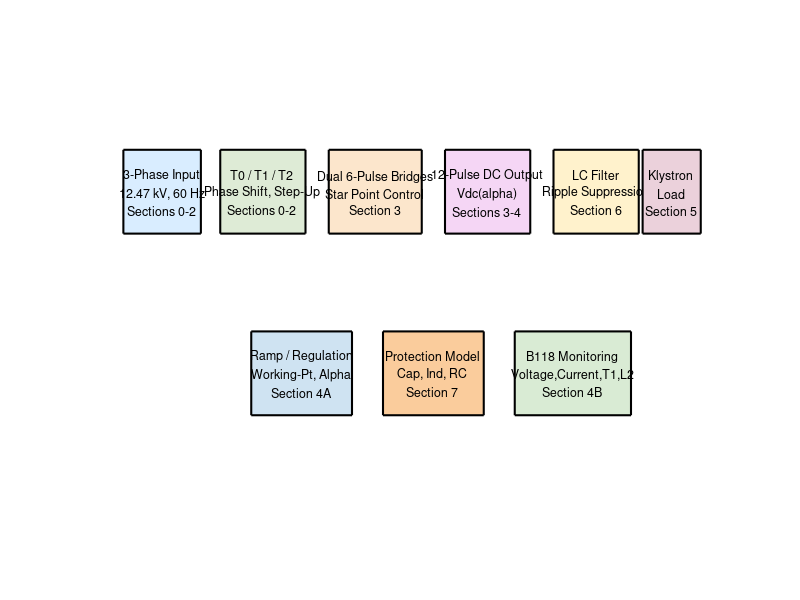

This chart was generated by the following MATLAB code: (Note: this script raises an error after producing the figure.)
%% SPEAR3 HVPS Analytical Design Math Technical Notebook
%
% This notebook is a standalone technical note for the SPEAR3 legacy
% high-voltage power supply. It converts the analytical design math from
% the HVPS design report into executable calculations, engineering tables,
% and plots that show how the system behaves from the three-phase AC input
% through rectification, filtering, protection, and klystron loading.
%
% Notebook objectives:
%  - Recreate the 3-phase to 12-pulse rectifier waveform construction
%  - Verify the documented DC output and firing-angle relationships
%  - Quantify ripple, filtering, beam current, protection energy, power quality
%  - Add an engineering ramp-up model from 0 kV to the 77 kV operating point
%  - Generate representative versions of the four B118 monitoring channels
%
% Converted from hvps_analytic_design_math_notebook.ipynb (Python/Jupyter)
% to MATLAB Live Script format (.m with %% section breaks).
% Open this file in MATLAB Live Editor and save as .mlx to get the
% fully formatted Live Script.

%% System Overview and Governing Equations
%
% The legacy SPEAR3 HVPS is a 12-pulse controlled rectifier system that
% converts 12.47 kV, 60 Hz three-phase utility power into a regulated
% negative cathode supply for the klystron.
%
% Three-phase to line-line conversion:
%   v_a = Vm*sin(wt), v_b = Vm*sin(wt-120), v_c = Vm*sin(wt+120)
%   v_ab = v_a - v_b = sqrt(2)*V_LL*cos(wt - 60)
%
% Average 12-pulse DC output:
%   Vdc = (6*sqrt(2)/pi) * V_LL * cos(alpha)  ~  2.70 * V_LL * cos(alpha)
%
% Klystron beam-current model:
%   I_beam = Pk * V_cathode^(3/2)
%
% Ripple and filter estimates:
%   dV_pp / V_max = 1 - cos(15 deg),  f_ripple = 12*f_line = 720 Hz
%
% Stored-energy expressions:
%   E_C = 0.5*C*V^2,   E_L = 0.5*L*I^2

%% System Block Diagram Mapped to Equation Sections
%
% This figure ties the physical HVPS subsystems to the analytical sections.
% Each block maps to a part of the power-conversion chain and the
% associated governing equations developed in later sections.

figure('Position', [100 100 1200 500]);
hold on; axis off;
xlim([0 16]); ylim([0 7]);

blocks = {
    0.5, 4.3, 2.0, 1.2, {'3-Phase Input','12.47 kV, 60 Hz','Sections 0-2'}, [0.85 0.93 1.0];
    3.0, 4.3, 2.2, 1.2, {'T0 / T1 / T2','Phase Shift, Step-Up','Sections 0-2'}, [0.87 0.92 0.84];
    5.8, 4.3, 2.4, 1.2, {'Dual 6-Pulse Bridges','Star Point Control','Section 3'}, [0.99 0.90 0.80];
    8.8, 4.3, 2.2, 1.2, {'12-Pulse DC Output','Vdc(alpha)','Sections 3-4'}, [0.96 0.84 0.96];
    11.6, 4.3, 2.2, 1.2, {'LC Filter','Ripple Suppression','Section 6'}, [1.0 0.95 0.80];
    13.9, 4.3, 1.5, 1.2, {'Klystron','Load','Section 5'}, [0.92 0.82 0.86];
    3.8, 1.7, 2.6, 1.2, {'Ramp / Regulation','Working-Pt, Alpha','Section 4A'}, [0.81 0.89 0.95];
    7.2, 1.7, 2.6, 1.2, {'Protection Model','Cap, Ind, RC','Section 7'}, [0.98 0.80 0.61];
    10.6, 1.7, 3.0, 1.2, {'B118 Monitoring','Voltage,Current,T1,L2','Section 4B'}, [0.85 0.92 0.83];
};
for k = 1:size(blocks,1)
    x0 = blocks{k,1}; y0 = blocks{k,2};
    w  = blocks{k,3};  h  = blocks{k,4};
    lbl = blocks{k,5}; clr = blocks{k,6};
    rectangle('Position',[x0 y0 w h],'FaceColor',clr,'EdgeColor','k','LineWidth',1.5);
    text(x0+w/2, y0+h/2, lbl, 'HorizontalAlignment','center','VerticalAlignment','middle','FontSize',9);
end
arrows = [2.5 4.9 3.0 4.9; 5.2 4.9 5.8 4.9; 8.2 4.9 8.8 4.9; 11.0 4.9 11.6 4.9; 13.8 4.9 13.9 4.9];
for k = 1:size(arrows,1)
    annotation('arrow','X',[arrows(k,1)/16 arrows(k,3)/16],'Y',[arrows(k,2)/7 arrows(k,4)/7]);
end
title('SPEAR3 HVPS Physical Subsystems and Notebook Equation Map','FontSize',14,'FontWeight','bold');


%% 1. System Constants and Helper Functions
%
% The report uses a 12.47 kV, 60 Hz input, a 33.3 kV secondary line-to-line
% voltage, a 90 kV maximum DC output, and a nominal operating point near
% 77 kV. This cell defines the shared constants and helper functions.

DEG = pi / 180.0;

% System constants (struct equivalent of Python dict)
sys.f_line_hz                       = 60.0;
sys.v_input_ll_rms                  = 12.47e3;
sys.v_t1_primary_ll_rms             = 12.5e3;
sys.v_secondary_ll_rms              = 33.3e3;
sys.vdc_max                         = 90.0e3;
sys.vdc_nominal                     = 77.0e3;
sys.idc_nominal                     = 22.0;
sys.vdc_measured                    = 72.08e3;
sys.idc_measured                    = 19.4;
sys.cap_filter_f                    = 8e-6;
sys.isolation_res_ohm               = 500.0;
sys.inductor_primary_h              = 0.3;
sys.inductor_primary_rated_a        = 85.0;
sys.cable_inductor_h                = 200e-6;
sys.power_factor_distortion_12pulse = 0.9886;

%% 2. Three-Phase Input and Six Line-to-Line Voltages
%
% The derivation starts with the three phase voltages and constructs the
% six line-to-line voltages that a 6-pulse bridge selects from. The plot
% shows one electrical cycle at the 33.3 kV secondary level.

theta = linspace(0, 2*pi, 4000);
theta_deg_vec = rad2deg(theta);
v_phase_rms  = sys.v_secondary_ll_rms / sqrt(3);
v_phase_peak = sqrt(2) * v_phase_rms;

va = v_phase_peak .* sin(theta);
vb = v_phase_peak .* sin(theta - 2*pi/3);
vc = v_phase_peak .* sin(theta + 2*pi/3);

v_cb = vc - vb;  v_ab = va - vb;  v_ac = va - vc;
v_bc = vb - vc;  v_ba = vb - va;  v_ca = vc - va;

figure('Position', [100 100 1000 700]);
subplot(2,1,1);
plot(theta_deg_vec, va/1e3, theta_deg_vec, vb/1e3, theta_deg_vec, vc/1e3, 'LineWidth', 1.5);
title('Secondary Three-Phase Voltages');
xlabel('Electrical angle (deg)'); ylabel('Voltage (kV)');
legend('v_a','v_b','v_c'); grid on;

subplot(2,1,2);
plot(theta_deg_vec, v_cb/1e3, theta_deg_vec, v_ab/1e3, theta_deg_vec, v_ac/1e3, ...
     theta_deg_vec, v_bc/1e3, theta_deg_vec, v_ba/1e3, theta_deg_vec, v_ca/1e3, 'LineWidth', 1.2);
title('Six Line-to-Line Voltages Used by the Rectifier Bridges');
xlabel('Electrical angle (deg)'); ylabel('Voltage (kV)');
legend('v_{cb}','v_{ab}','v_{ac}','v_{bc}','v_{ba}','v_{ca}'); grid on;


%% 3. Single 6-Pulse Bridge Envelope and Two-Bridge 12-Pulse Combination
%
% Bridge X selects the highest of six cosine-shifted line-line waveforms,
% creating the familiar 60-degree envelope segments. Bridge Y is shifted
% by 30 degrees, and the two bridge outputs sum in series for 12-pulse.

% --- 6-pulse bridge helper (inline) ---
% Generates six cosine waveforms and takes the max (envelope)
phases_x_deg = [0 60 120 180 240 300];
bridge_x_waves = zeros(6, length(theta));
for idx = 1:6
    bridge_x_waves(idx,:) = sqrt(2)*sys.v_secondary_ll_rms .* cos(theta - phases_x_deg(idx)*DEG);
end
bridge_x_env = max(bridge_x_waves, [], 1);

phases_y_deg = phases_x_deg + 30;
bridge_y_waves = zeros(6, length(theta));
for idx = 1:6
    bridge_y_waves(idx,:) = sqrt(2)*sys.v_secondary_ll_rms .* cos(theta - phases_y_deg(idx)*DEG);
end
bridge_y_env = max(bridge_y_waves, [], 1);

bridge_sum = bridge_x_env + bridge_y_env;

figure('Position', [100 100 1000 900]);
subplot(3,1,1);
for idx = 1:6
    plot(theta_deg_vec, bridge_x_waves(idx,:)/1e3, 'Color', [0.6 0.6 0.6]); hold on;
end
plot(theta_deg_vec, bridge_x_env/1e3, 'k', 'LineWidth', 2.5);
title('Bridge X: 6-Pulse Waveforms and Envelope');
xlabel('Electrical angle (deg)'); ylabel('Voltage (kV)');
legend('','','','','','','Bridge X envelope'); grid on;

subplot(3,1,2);
plot(theta_deg_vec, bridge_x_env/1e3, 'LineWidth', 2); hold on;
plot(theta_deg_vec, bridge_y_env/1e3, 'LineWidth', 2);
title('Two 6-Pulse Bridges Before Series Summation');
xlabel('Electrical angle (deg)'); ylabel('Voltage (kV)');
legend('Bridge X','Bridge Y (+30 deg)'); grid on;

subplot(3,1,3);
plot(theta_deg_vec, bridge_sum/1e3, 'r', 'LineWidth', 2.5);
title('Combined 12-Pulse Unfiltered Output');
xlabel('Electrical angle (deg)'); ylabel('Voltage (kV)'); grid on;

% 0-60 deg detail showing 30 deg interleaving
window = (theta_deg_vec >= 0) & (theta_deg_vec <= 60);
figure('Position', [100 100 1000 350]);
plot(theta_deg_vec(window), bridge_x_env(window)/1e3, 'LineWidth', 1.5); hold on;
plot(theta_deg_vec(window), bridge_y_env(window)/1e3, 'LineWidth', 1.5);
plot(theta_deg_vec(window), bridge_sum(window)/1e3, 'k', 'LineWidth', 2.5);
title('0-60 deg Detail Showing the 30 deg Interleaving');
xlabel('Electrical angle (deg)'); ylabel('Voltage (kV)');
legend('Bridge X','Bridge Y','Series sum'); grid on;


%% 4. Average DC Output Versus Firing Angle
%
% The report derives the 12-pulse DC average as
%   Vdc = (6*sqrt(2)/pi) * V_LL * cos(alpha)
% This section verifies the nominal and measured operating points.

alpha_deg_vec = linspace(0, 90, 721);
vdc_curve = (6*sqrt(2)/pi) .* sys.v_secondary_ll_rms .* cosd(alpha_deg_vec);

alpha_nom  = acosd(min(max(sys.vdc_nominal  / ((6*sqrt(2)/pi)*sys.v_secondary_ll_rms), -1), 1));
alpha_meas = acosd(min(max(sys.vdc_measured / ((6*sqrt(2)/pi)*sys.v_secondary_ll_rms), -1), 1));
turns_ratio = sys.v_secondary_ll_rms / sys.v_t1_primary_ll_rms;

% Operating points table
op_case   = {'Maximum'; 'Nominal'; 'Measured June 2020'};
op_vdc_kv = [sys.vdc_max/1e3; sys.vdc_nominal/1e3; sys.vdc_measured/1e3];
op_alpha  = [0.0; alpha_nom; alpha_meas];
op_cosalp = [1.0; cosd(alpha_nom); cosd(alpha_meas)];
operating_points = table(op_case, op_vdc_kv, op_alpha, op_cosalp, ...
    'VariableNames', {'Case','Vdc_kV','Alpha_deg','cos_alpha'});
disp(operating_points);
fprintf('Transformer turns ratio (secondary LL / primary LL): %.3f:1\n', turns_ratio);

figure('Position', [100 100 850 450]);
plot(alpha_deg_vec, vdc_curve/1e3, 'LineWidth', 2.5); hold on;
scatter([0.0 alpha_nom alpha_meas], ...
        [sys.vdc_max/1e3 sys.vdc_nominal/1e3 sys.vdc_measured/1e3], 80, 'r', 'filled');
text(alpha_nom+3, sys.vdc_nominal/1e3+3, 'Nominal', 'FontSize', 10);
text(alpha_meas+3, sys.vdc_measured/1e3-8, 'Measured', 'FontSize', 10);
title('12-Pulse Average DC Output Versus Firing Angle');
xlabel('Firing angle alpha (deg)'); ylabel('Average DC output (kV)'); grid on;

%% 4A. System Ramp-Up From 0 kV to the 77 kV Working Point
%
% The control system ramps the output using a smooth commanded voltage ramp:
%   V_cmd(t) = V_nom * s(t),  s(t) = 3*x^2 - 2*x^3,  x = clip(t/T_ramp, 0, 1)
% From the commanded voltage, firing angle and beam current are estimated.

t_ramp  = linspace(0, 30, 5000);
T_ramp  = 20.0;
x_ramp  = min(max(t_ramp / T_ramp, 0), 1);
smoothstep = 3*x_ramp.^2 - 2*x_ramp.^3;
vdc_ramp   = sys.vdc_nominal .* smoothstep;

% firing_angle_from_vdc
alpha_ramp = acosd(min(max(vdc_ramp ./ ((6*sqrt(2)/pi)*sys.v_secondary_ll_rms), -1), 1));

% beam_current_from_perveance
perveance = 1.0e-6;
beam_current_ramp = perveance .* (vdc_ramp.^1.5);
beam_power_ramp   = vdc_ramp .* beam_current_ramp / 1e6;

pf_ramp = max(cosd(alpha_ramp) .* sys.power_factor_distortion_12pulse, 0.15);
primary_current_ramp = zeros(size(vdc_ramp));
valid = pf_ramp > 0;
primary_current_ramp(valid) = (vdc_ramp(valid) .* beam_current_ramp(valid)) ./ ...
    (sys.v_t1_primary_ll_rms * sqrt(3) .* pf_ramp(valid));

% Ramp summary table
ramp_times = [0 5 10 15 20 30];
ramp_Vdc   = interp1(t_ramp, vdc_ramp, ramp_times) / 1e3;
ramp_Alpha = interp1(t_ramp, alpha_ramp, ramp_times);
ramp_Ibeam = interp1(t_ramp, beam_current_ramp, ramp_times);
ramp_Pbeam = interp1(t_ramp, beam_power_ramp, ramp_times);
ramp_Ipri  = interp1(t_ramp, primary_current_ramp, ramp_times);
ramp_table = table(ramp_times', ramp_Vdc', ramp_Alpha', ramp_Ibeam', ramp_Pbeam', ramp_Ipri', ...
    'VariableNames', {'Time_s','Vdc_kV','Alpha_deg','BeamCurrent_A','BeamPower_MW','PrimaryCurrent_A'});
disp(ramp_table);

figure('Position', [100 100 1000 900]);
subplot(4,1,1);
plot(t_ramp, vdc_ramp/1e3, 'b', 'LineWidth', 2.5); hold on;
yline(sys.vdc_nominal/1e3, '--', 'Color', [0.5 0.5 0.5]);
title('Ramp-Up Envelope From 0 kV to 77 kV'); ylabel('Output voltage (kV)');
legend('Ramp','77 kV operating point'); grid on;

subplot(4,1,2);
plot(t_ramp, alpha_ramp, 'r', 'LineWidth', 2.5);
title('Implied Firing Angle During Ramp-Up'); ylabel('Alpha (deg)'); grid on;

subplot(4,1,3);
plot(t_ramp, beam_current_ramp, 'Color', [0 0.6 0], 'LineWidth', 2.5); hold on;
plot(t_ramp, primary_current_ramp, 'Color', [0.85 0.33 0.1], 'LineWidth', 2);
title('Current Build-Up During Ramp-Up'); ylabel('Current (A)');
legend('Beam current','Estimated primary current'); grid on;

subplot(4,1,4);
plot(t_ramp, beam_power_ramp, 'Color', [0.5 0 0.5], 'LineWidth', 2.5);
title('Beam Power During Ramp-Up'); xlabel('Time (s)'); ylabel('Power (MW)'); grid on;


%% 4B. Representative B118 Monitoring Channels
%
% Four Building 118 monitoring channels used for troubleshooting:
%   1. HVPS output voltage
%   2. HVPS output current
%   3. Transformer 1 phase current
%   4. Inductor 2 diagnostic voltage
%
% Two views: (a) long time-base through ramp-up, (b) short time-base
% near steady operation showing waveform character.
% These are engineering reconstructions, not archived measurements.

ripple_pp_frac_local    = 1.0 - cos(15*DEG);
f_ripple_hz_local       = 12 * sys.f_line_hz;
f0_hz_local             = 1/(2*pi*sqrt(1.07 * sys.cap_filter_f));
atten_ratio_local       = (f_ripple_hz_local / f0_hz_local)^2;
filtered_ripp_pp_local  = ripple_pp_frac_local * sys.vdc_nominal / atten_ratio_local;
nominal_beam_pwr_w      = sys.vdc_nominal * sys.idc_nominal;
primary_current_nominal = nominal_beam_pwr_w / (sys.v_t1_primary_ll_rms * sqrt(3) * 0.95);

% sawtooth helper
sawtooth_wave = @(t, f) 2*mod(t.*f, 1) - 1;

% Ramp-time monitor channels
mon_v_ramp = vdc_ramp + 0.5*filtered_ripp_pp_local .* cos(2*pi*f_ripple_hz_local.*t_ramp);

mon_i_ramp = beam_current_ramp + 0.08*max(beam_current_ramp,1e-9) .* ...
    cos(2*pi*f_ripple_hz_local.*t_ramp + pi/6);
mon_i_ramp = max(mon_i_ramp, 0);

phase_curr_base = primary_current_ramp .* sqrt(2);
mon_t1_ramp = phase_curr_base .* ( ...
    sin(2*pi*sys.f_line_hz.*t_ramp) ...
    + 0.10*sin(2*pi*11*sys.f_line_hz.*t_ramp) ...
    + 0.08*sin(2*pi*13*sys.f_line_hz.*t_ramp) );

ind2_envelope = 0.15 + 0.85*(vdc_ramp / sys.vdc_nominal);
mon_l2_ramp = 2.5e3 .* ind2_envelope .* sawtooth_wave(t_ramp, 12*sys.f_line_hz);

figure('Position', [100 100 1000 900]);
subplot(4,1,1);
plot(t_ramp, mon_v_ramp/1e3, 'b', 'LineWidth', 2); grid on;
title('Ramp-Time Monitor Channel 1: HVPS Output Voltage'); ylabel('Voltage (kV)');

subplot(4,1,2);
plot(t_ramp, mon_i_ramp, 'Color', [0 0.6 0], 'LineWidth', 2); grid on;
title('Ramp-Time Monitor Channel 2: HVPS Output Current'); ylabel('Current (A)');

subplot(4,1,3);
plot(t_ramp, mon_t1_ramp, 'Color', [0.85 0.33 0.1], 'LineWidth', 1.2); grid on;
title('Ramp-Time Monitor Channel 3: Transformer 1 Phase Current'); ylabel('Current (A)');

subplot(4,1,4);
plot(t_ramp, mon_l2_ramp/1e3, 'r', 'LineWidth', 1.2); grid on;
title('Ramp-Time Monitor Channel 4: Inductor 2 Diagnostic Voltage');
xlabel('Time (s)'); ylabel('Voltage (kV, representative)');

% --- Steady-state short time-base view ---
steady_win_s  = 0.080;
steady_samps  = 6000;
t_steady = linspace(0, steady_win_s, steady_samps);

vdc_steady = sys.vdc_nominal + 0.5*filtered_ripp_pp_local .* cos(2*pi*f_ripple_hz_local.*t_steady);

idc_steady = perveance .* max(vdc_steady,0).^1.5 + ...
    0.04*sys.idc_nominal .* cos(2*pi*f_ripple_hz_local.*t_steady + pi/8);

it1_steady = sqrt(2)*primary_current_nominal .* ( ...
    sin(2*pi*sys.f_line_hz.*t_steady) ...
    + 0.10*sin(2*pi*11*sys.f_line_hz.*t_steady) ...
    + 0.08*sin(2*pi*13*sys.f_line_hz.*t_steady) );

l2_steady = 2.5e3 .* sawtooth_wave(t_steady + alpha_nom/360/sys.f_line_hz, 12*sys.f_line_hz);

figure('Position', [100 100 1000 900]);
subplot(4,1,1);
plot(t_steady*1e3, vdc_steady/1e3, 'b', 'LineWidth', 2); grid on;
title('Steady Monitor Channel 1: HVPS Output Voltage'); ylabel('Voltage (kV)');

subplot(4,1,2);
plot(t_steady*1e3, idc_steady, 'Color', [0 0.6 0], 'LineWidth', 2); grid on;
title('Steady Monitor Channel 2: HVPS Output Current'); ylabel('Current (A)');

subplot(4,1,3);
plot(t_steady*1e3, it1_steady, 'Color', [0.85 0.33 0.1], 'LineWidth', 1.2); grid on;
title('Steady Monitor Channel 3: Transformer 1 Phase Current'); ylabel('Current (A)');

subplot(4,1,4);
plot(t_steady*1e3, l2_steady/1e3, 'r', 'LineWidth', 1.2); grid on;
title('Steady Monitor Channel 4: Inductor 2 Diagnostic Voltage');
xlabel('Time (ms)'); ylabel('Voltage (kV, representative)');


%% 5. Load Model, Beam Perveance, and Power
%
% The document models the klystron beam current with a Child-Langmuir style
% perveance law using approximately 1.0e-6 A/V^(3/2). This section
% reproduces the current, power, and effective impedance curves.

vdc_sweep = linspace(60e3, 90e3, 400);
beam_current = perveance .* vdc_sweep.^1.5;
beam_power_mw = vdc_sweep .* beam_current / 1e6;
eff_impedance_kohm = (vdc_sweep ./ beam_current) / 1e3;

% Sample table
sample_vdc = [60 65 70 72.08 77 80 85 90] * 1e3;
sample_idc = perveance .* sample_vdc.^1.5;
sample_tbl = table(sample_vdc'/1e3, sample_idc', ...
    (sample_vdc.*sample_idc)'/1e6, ((sample_vdc./sample_idc)/1e3)', ...
    'VariableNames', {'V_cathode_kV','I_beam_A','P_beam_MW','R_eff_kOhm'});
disp(sample_tbl);

figure('Position', [100 100 1200 400]);
subplot(1,3,1);
plot(vdc_sweep/1e3, beam_current, 'LineWidth', 2.5); grid on;
title('Beam Current vs Cathode Voltage');
xlabel('Cathode voltage (kV)'); ylabel('Beam current (A)');

subplot(1,3,2);
plot(vdc_sweep/1e3, beam_power_mw, 'LineWidth', 2.5, 'Color', [0.85 0.33 0.1]); grid on;
title('Beam Power vs Cathode Voltage');
xlabel('Cathode voltage (kV)'); ylabel('Beam power (MW)');

subplot(1,3,3);
plot(vdc_sweep/1e3, eff_impedance_kohm, 'LineWidth', 2.5, 'Color', [0 0.6 0]); grid on;
title('Effective Load Impedance vs Cathode Voltage');
xlabel('Cathode voltage (kV)'); ylabel('Effective impedance (kOhm)');

%% 6. Ripple Geometry and LC Filter Attenuation
%
% The report connects the unfiltered ripple to the 30-degree cosine arcs
% and estimates attenuation using the reflected filter inductance and the
% 8 uF capacitor bank.

ripple_pp_fraction_geom = 1.0 - cos(15*DEG);
ripple_pp_nominal_volts = ripple_pp_fraction_geom * sys.vdc_nominal;

l_secondary_effective_h = 1.07;
f_ripple_hz = 12 * sys.f_line_hz;
f0_hz = 1 / (2*pi*sqrt(l_secondary_effective_h * sys.cap_filter_f));
attenuation_ratio = (f_ripple_hz / f0_hz)^2;
filtered_ripple_pp_volts  = ripple_pp_nominal_volts / attenuation_ratio;
filtered_ripple_rms_volts = filtered_ripple_pp_volts / (2*sqrt(2));

% Ripple summary table
ripple_metrics = {'Unfiltered ripple fraction'; 'Unfiltered ripple at 77 kV (Vpp)'; ...
    'Ripple frequency (Hz)'; 'Filter resonance (Hz)'; 'Attenuation ratio'; ...
    'Filtered ripple (Vpp)'; 'Filtered ripple (Vrms)'};
ripple_values = [ripple_pp_fraction_geom; ripple_pp_nominal_volts; f_ripple_hz; ...
    f0_hz; attenuation_ratio; filtered_ripple_pp_volts; filtered_ripple_rms_volts];
ripple_tbl = table(ripple_metrics, ripple_values, 'VariableNames', {'Metric','Value'});
disp(ripple_tbl);

time_ms = linspace(0, 10, 4000);
unfiltered_ripple = sys.vdc_nominal + 0.5*ripple_pp_nominal_volts .* cos(2*pi*f_ripple_hz.*time_ms/1e3);
filtered_ripple   = sys.vdc_nominal + 0.5*filtered_ripple_pp_volts .* cos(2*pi*f_ripple_hz.*time_ms/1e3);

freq = logspace(0, 4, 800);
lc_gain = 1.0 ./ sqrt((1 - (freq/f0_hz).^2).^2 + 1e-12);

figure('Position', [100 100 1000 600]);
subplot(2,1,1);
plot(time_ms, unfiltered_ripple/1e3, 'LineWidth', 2); hold on;
plot(time_ms, filtered_ripple/1e3, 'LineWidth', 2);
title('Nominal 77 kV Output With 720 Hz Ripple Estimate');
xlabel('Time (ms)'); ylabel('Output voltage (kV)');
legend('Unfiltered estimate','Filtered estimate'); grid on;

subplot(2,1,2);
semilogx(freq, 20*log10(lc_gain), 'LineWidth', 2.5); hold on;
xline(f_ripple_hz, '--r', 'LineWidth', 1.5);
title('Idealized LC Magnitude Response');
xlabel('Frequency (Hz)'); ylabel('Magnitude (dB)');
legend('LC response','720 Hz ripple'); grid on;


%% 7. Protection Energy and Discharge Models
%
% The analytical section distinguishes between total capacitor stored energy
% and the simplified RC branch discharge through the 500 ohm isolation
% path. It also quantifies primary inductor energy and the cable-inductor
% current slew limit.

c_filter = sys.cap_filter_f;
r_iso    = sys.isolation_res_ohm;
tau_rc_s = r_iso * c_filter;
e_cap_j  = 0.5 * c_filter * sys.vdc_nominal^2;
i_branch_peak_a = sys.vdc_nominal / r_iso;

times_s = [1e-6, 10e-6, 0.1e-3, 1e-3, 2e-3, tau_rc_s];
i_branch   = i_branch_peak_a .* exp(-times_s / tau_rc_s);
e_released = e_cap_j .* (1 - exp(-2*times_s / tau_rc_s));

power_estimate_w = sys.vdc_measured * sys.idc_measured;
i_primary_operating_a   = power_estimate_w / (sys.v_t1_primary_ll_rms * sqrt(3) * 0.95);
e_inductor_operating_j  = 0.5 * sys.inductor_primary_h * i_primary_operating_a^2;
e_inductor_rated_j      = 0.5 * sys.inductor_primary_h * sys.inductor_primary_rated_a^2;
di_dt_limit_a_per_us    = (sys.vdc_nominal / sys.cable_inductor_h) / 1e6;
i2t_estimate = ((sys.vdc_nominal / r_iso)^2) * (tau_rc_s / 2);

% Protection summary table
prot_tbl = table(times_s'*1e3, i_branch', e_released', 100*e_released'/e_cap_j, ...
    'VariableNames', {'Time_ms','RC_branch_current_A','Released_energy_J','Released_energy_pct'});
disp(prot_tbl);
fprintf('Capacitor stored energy at 77 kV: %.1f J\n', e_cap_j);
fprintf('Initial RC branch current: %.1f A\n', i_branch_peak_a);
fprintf('Inductor energy at rated 85 A: %.1f J per inductor\n', e_inductor_rated_j);
fprintf('Estimated primary current at measured operating point: %.1f A\n', i_primary_operating_a);
fprintf('Inductor energy at measured operating point: %.1f J per inductor\n', e_inductor_operating_j);
fprintf('Cable inductor current slew limit: %.1f A/us\n', di_dt_limit_a_per_us);
fprintf('Lumped RC I^2 t estimate: %.1f A^2 s\n', i2t_estimate);

t_discharge_ms = linspace(0, 6, 2500);
current_discharge = i_branch_peak_a .* exp(-(t_discharge_ms/1e3) / tau_rc_s);
energy_discharge  = e_cap_j .* (1 - exp(-2*(t_discharge_ms/1e3) / tau_rc_s));

figure('Position', [100 100 1000 600]);
subplot(2,1,1);
plot(t_discharge_ms, current_discharge, 'LineWidth', 2.5); grid on;
title('Simplified 500 Ohm RC Branch Discharge Current');
xlabel('Time (ms)'); ylabel('Current (A)');

subplot(2,1,2);
plot(t_discharge_ms, energy_discharge, 'r', 'LineWidth', 2.5); grid on;
title('Released Energy in the Simplified RC Branch Model');
xlabel('Time (ms)'); ylabel('Released energy (J)');

%% 8. Power Factor and Harmonic Content
%
% The report uses displacement power factor cos(alpha) multiplied by an
% idealized 12-pulse distortion factor of about 0.9886. Dominant
% non-cancelled harmonics are orders 11, 13, 23, 25, 35, 37.

pf_curve = cosd(alpha_deg_vec) .* sys.power_factor_distortion_12pulse;

% harmonic_orders_12pulse
harmonics = [];
for n = 2:37
    if n > 1 && (mod(n,12) == 1 || mod(n,12) == 11)
        harmonics = [harmonics, n]; %#ok<AGROW>
    end
end
harmonic_magnitude = 1.0 ./ harmonics;
thd_estimate = sqrt(sum(harmonic_magnitude.^2));

harm_tbl = table(harmonics', harmonic_magnitude', (harmonics*sys.f_line_hz)', ...
    'VariableNames', {'Harmonic_order','Relative_magnitude','Frequency_Hz'});
disp(harm_tbl);
fprintf('Idealized THD estimate through 37th harmonic: %.2f%%\n', 100*thd_estimate);

figure('Position', [100 100 1100 400]);
subplot(1,2,1);
plot(alpha_deg_vec, pf_curve, 'LineWidth', 2.5); hold on;
xline(alpha_nom, '--r', 'Nominal alpha', 'LineWidth', 1.5);
xline(alpha_meas, '--', 'Color', [0.85 0.33 0.1], 'Label', 'Measured alpha', 'LineWidth', 1.5);
title('Estimated True Power Factor vs Firing Angle');
xlabel('Firing angle alpha (deg)'); ylabel('Power factor'); grid on;

subplot(1,2,2);
bar(categorical(string(harmonics)), 100*harmonic_magnitude, 'FaceColor', [0 0.6 0]);
title('Dominant Ideal 12-Pulse Current Harmonics');
xlabel('Harmonic order'); ylabel('Magnitude (% of fundamental)'); grid on;


%% 9. Consolidated Design Summary
%
% This final section gathers the main numerical outputs so the notebook
% can serve as a quick engineering reference alongside the report.

summary_params = {
    '12-pulse DC coefficient';
    'Secondary LL voltage for 90 kV max';
    'Transformer turns ratio';
    'Nominal alpha at 77 kV';
    'Measured alpha at 72.08 kV';
    'Ripple frequency';
    'LC resonance estimate';
    'Unfiltered ripple fraction';
    'Filtered ripple at 77 kV (Vpp)';
    'Capacitor stored energy at 77 kV';
    'Cable current slew limit';
    'Idealized PF at nominal alpha';
};

summary_values = [
    6*sqrt(2)/pi;
    sys.v_secondary_ll_rms / 1e3;
    turns_ratio;
    alpha_nom;
    alpha_meas;
    f_ripple_hz;
    f0_hz;
    ripple_pp_fraction_geom;
    filtered_ripple_pp_volts;
    e_cap_j;
    di_dt_limit_a_per_us;
    cosd(alpha_nom) * sys.power_factor_distortion_12pulse;
];

summary_units = {
    'Vdc / V_LL';
    'kV RMS';
    ':1';
    'deg';
    'deg';
    'Hz';
    'Hz';
    'fraction';
    'Vpp';
    'J';
    'A/us';
    'fraction';
};

summary_tbl = table(summary_params, summary_values, summary_units, ...
    'VariableNames', {'Parameter','Value','Units'});
disp(summary_tbl);
